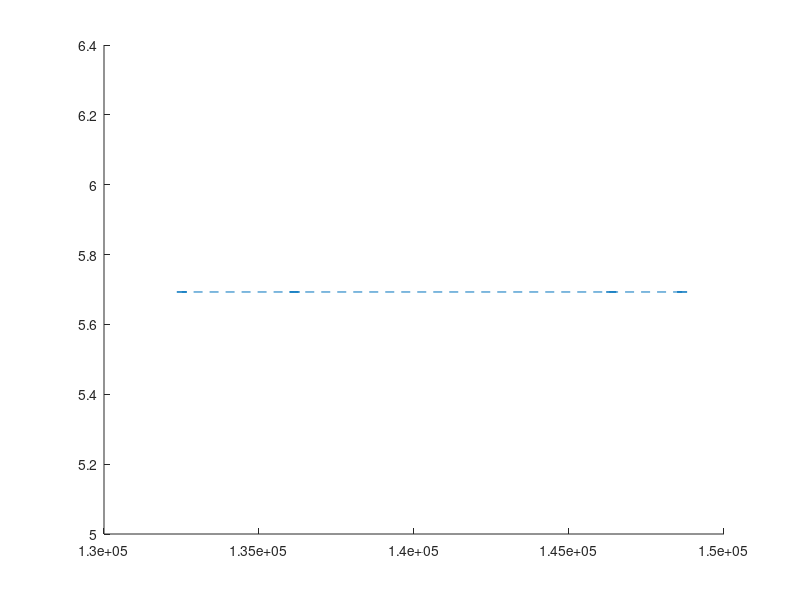

This chart was generated by the following MATLAB code: (Note: this script raises an error after producing the figure.)
PSNRs = zeros(10, 4, 7);

PSNRs(:, :, 1) = [
      5.6929    5.6929    5.6929    5.6929
      5.6929    5.6929    5.6929    5.6929
      5.6929    5.6929    5.6929    5.6929
      5.6929    5.6929    5.6929    5.6929
      5.6929    5.6929    5.6929    5.6929
      5.6929    5.6929    5.6929    5.6929
      5.6929    5.6929    5.6929    5.6929
      5.6929    5.6929    5.6929    5.6929
      5.6929    5.6929    5.6929    5.6929
      5.6929    5.6929    5.6929    5.6929
];

PSNRs(:, :, 2)= [
      5.8527    5.9115    5.8345    5.8310
      5.9623    5.9758    5.9865    5.9066
      5.9387    5.8531    5.8893    5.7866
      6.0590    5.8591    5.9488    5.9674
      5.9207    5.8268    5.8510    5.9287
      5.8431    5.8938    5.8567    5.8884
      5.9340    5.7815    5.9144    6.0190
      5.8003    5.9074    5.8118    5.8938
      5.8253    5.9364    5.8600    5.9566
      5.8889    5.8709    5.8622    5.8993
];

PSNRs(:, :, 3) = [
      7.0999    7.0517    7.3048    7.5448
      6.9843    7.5865    7.4889    7.0853
      7.0188    6.4073    6.8737    6.9028
      7.3165    7.0665    6.8759    7.5668
      7.8384    7.7882    6.5516    8.3192
      7.3583    6.9824    7.6470    8.0599
      7.1670    7.0588    7.1465    8.7869
      7.2772    6.5109    8.2119    7.7203
      6.4716    6.8961    8.0570    7.6653
      7.2915    8.6140    7.7030    6.8359
];

PSNRs(:, :, 4) = [
      9.0409   10.3881   10.4826   10.3342
      11.6266    9.9554   12.0637   11.0469
      11.4828   10.5333    8.6254    9.3258
      8.2842    8.9708    9.2389   11.8498
      9.2005   10.0201   11.0010   12.4281
      9.8976   10.5182   10.7723   12.9641
      9.7258    9.2488    9.3379   12.5195
      9.6066   10.2893    8.8763   10.4503
      11.6186    8.1276   12.4836   10.1327
      9.5796   11.1821    9.7536    9.5301
];

PSNRs(:, :, 5) = [
      19.1086   11.9421   13.0632   17.2428
      15.8337   14.4053   11.9219   16.4341
      17.0774   12.5861   15.2072   15.9056
      17.0668   14.8232   12.8125   15.8781
      22.3058   11.0943   16.3164   15.0940
      12.6679   15.6928   18.1628   13.1786
      13.3842   12.8688   13.2649   13.7104
      13.3103   13.8526   14.2211   14.4395
      15.7162   14.2672   16.4032   11.6634
      13.3838   16.9713   20.5129   12.7120
];

PSNRs(:, :, 6) = [
      24.7755   29.6719   16.5345   15.6106
      18.7869   29.6748   25.0010   15.3510
      32.7312   17.3412   24.9624   22.9149
      32.7423   18.9556   17.6814   21.8348
      32.6661   29.6728   24.9647   20.5646
      20.1191   18.7088   17.6064   22.5397
      23.6603   29.3134   17.1233   22.9347
      32.6957   29.5979   22.9462   16.3269
      32.8152   29.5929   17.0924   17.9820
      32.7857   20.6041   20.8461   22.9349
];

PSNRs(:, :, 7) = [
      32.8180   29.6748   25.0015   22.9348
      32.8180   29.6748   25.0015   22.9348
      32.8180   29.6748   25.0015   22.9348
      32.8180   29.6748   25.0015   22.9348
      32.8180   29.6748   25.0015   22.9348
      32.8180   29.6748   25.0015   22.9348
      32.8180   29.6748   25.0015   22.9348
      32.8180   29.6748   25.0015   22.9348
      32.8180   29.6748   25.0015   22.9348
      32.8180   29.6748   25.0015   22.9348
];

SNR = [-Inf, 5, 7, 8, 9, 10, +Inf];
lengths = [148648, 146363, 136148, 132511];

figure; hold on;
errorbar(lengths, mean(PSNRs(:, :, 1), 1), std(PSNRs(:, :, 1), 1), '--', 'LineWidth', 2)
for i = 2:6
    errorbar(lengths, mean(PSNRs(:, :, i), 1), std(PSNRs(:, :, i), 1), '*-', 'LineWidth', 2)
end
errorbar(lengths, mean(PSNRs(:, :, 7), 1), std(PSNRs(:, :, 7), 1), '--', 'LineWidth', 2)
legend('SNR = ' + string(SNR), 'location', 'northwest')
xlabel('bit stream/bit')
ylabel('PSNR/dB')
title('R-P Graph（H.261 量化，量化参数分别取 100/50/10/5）')
hold off;
grid on;

imwrite(frame2im(getframe(gcf)), "实验记录(数据+图像)\信源信道联合编码\基准曲线.png")
